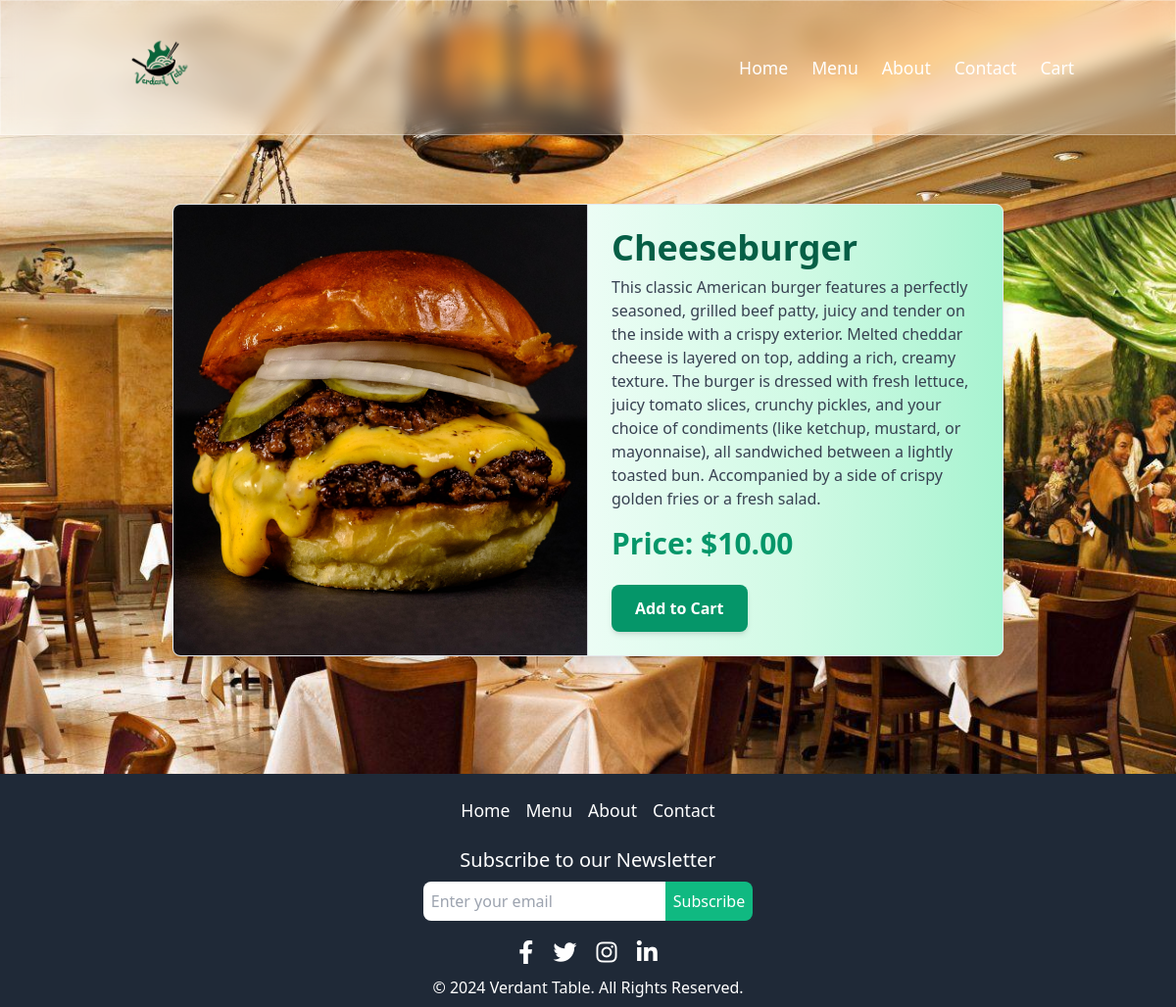
The page /menu/3/ on the database its author committed.
### MyApp/models.py (models this page shows, shortened)
class MenuItem(models.Model):
    name = models.CharField(max_length=100)
    description = models.TextField()
    price = models.DecimalField(max_digits=6, decimal_places=2)
    image = models.ImageField(upload_to='menu_images/')

### MyApp/views.py (the view)
# urls.py: path('menu/<int:pk>/', views.menu_item, name='menu_item'),
def menu_item(request, pk):
    current_year = datetime.now().year
    item = get_object_or_404(MenuItem, pk=pk)
    context = {
        'item': item,
        'current_year': current_year,
    }
    return render(request, 'menu_item.html', context)

### MyApp/templates/menu_item.html (shortened to what this page needs)
{% extends "base.html" %}
{% load static %}
{% block content %}
    <main class="container mx-auto p-4 md:p-8 lg:p-12 mt-10 lg:mt-20">
        <div class="bg-white shadow-lg rounded-lg overflow-hidden md:flex border border-gray-200 transition-transform transform hover:scale-105 hover:shadow-2xl">
            <img src="{{ item.image.url }}" alt="{{ item.name }}" class="w-full h-64 md:w-1/2 md:h-auto object-cover border-b md:border-b-0 md:border-r border-gray-300 transition-transform transform hover:scale-95">
            <div class="p-4 md:p-6 md:w-1/2 bg-gradient-to-r from-green-50 via-green-100 to-green-200">
                <h1 class="text-2xl md:text-4xl font-bold text-green-800 mb-2">{{ item.name }}</h1>
                <p class="text-sm md:text-base text-gray-700 mb-4">{{ item.description }}</p>
                <p class="text-lg md:text-3xl text-green-600 font-bold mb-6">Price: ${{ item.price }}</p>
                <a href="{% url 'add_to_cart' item.pk %}" class="inline-block px-4 py-2 md:px-6 md:py-3 bg-green-600 text-white font-semibold rounded-lg shadow-md hover:bg-green-700 transition duration-300">Add to Cart</a>
            </div>
        </div>
    </main>
{% endblock %}

### rows shown on the page
MenuItem: image (picture), name "Cheeseburger", description "This classic American burger features a perfectly seasoned, grilled beef patty, juicy and tender on the inside with a crispy exterior. Melted cheddar cheese is layered on top, adding a rich, creamy texture. The burger is dressed with fresh lettuce, juicy tomato slices, crunchy pickles, and your choice of condiments (like ketchup, mustard, or mayonnaise), all sandwiched between a lightly toasted bun. Accompanied by a side of crispy golden fries or a fresh salad.", price "10.00"
